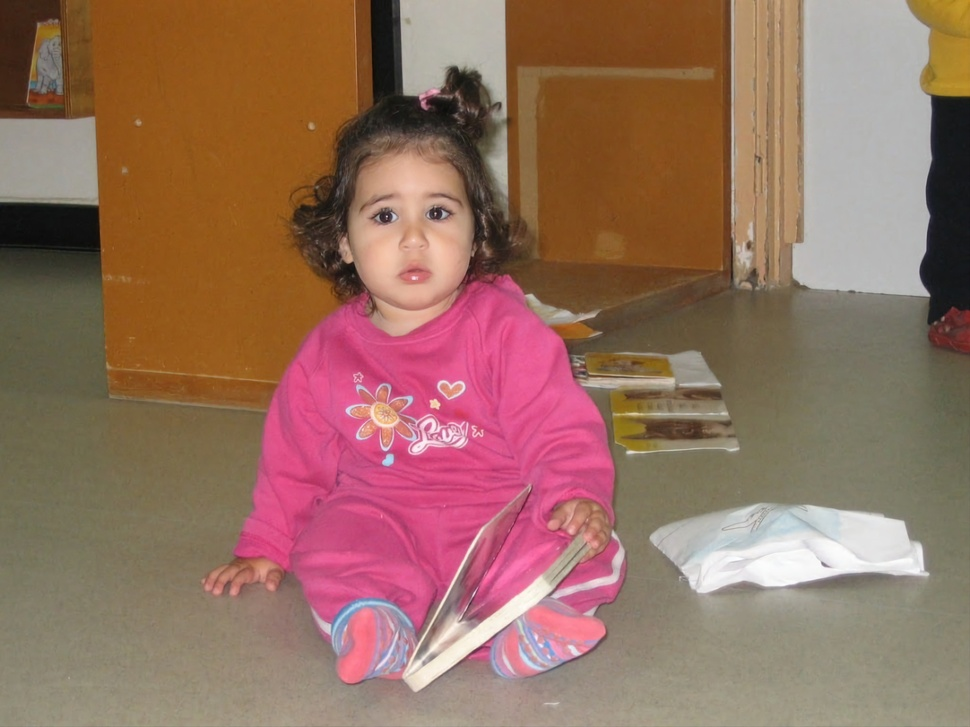
#> input picture baby_me.JPG, 970 x 727 px, shrunk from 4096 x 3072 before the run
$ python main.py
#> lines starting #> are read from the running program, lines starting #| are printed output that depends on the picture; after the words box and inside, x2 and y2 are one past the last pixel; in counts of white or black regions, pixels touching at a corner belong together
### image_utils2.py
from PIL import Image
import numpy as np
from scipy.signal import convolve2d

def load_image(file_path):
#> called with file_path = 'baby_me.JPG'
    image = Image.open(file_path)
#> image is the input picture: PIL image 970x727 RGB; mean R, G, B 148.9, 111.5, 95.1
    np_image = np.asarray(image)
    return np_image

from scipy.signal import convolve2d
def edge_detection(image_array):
    gray_image = np.mean(image_array, axis=2)
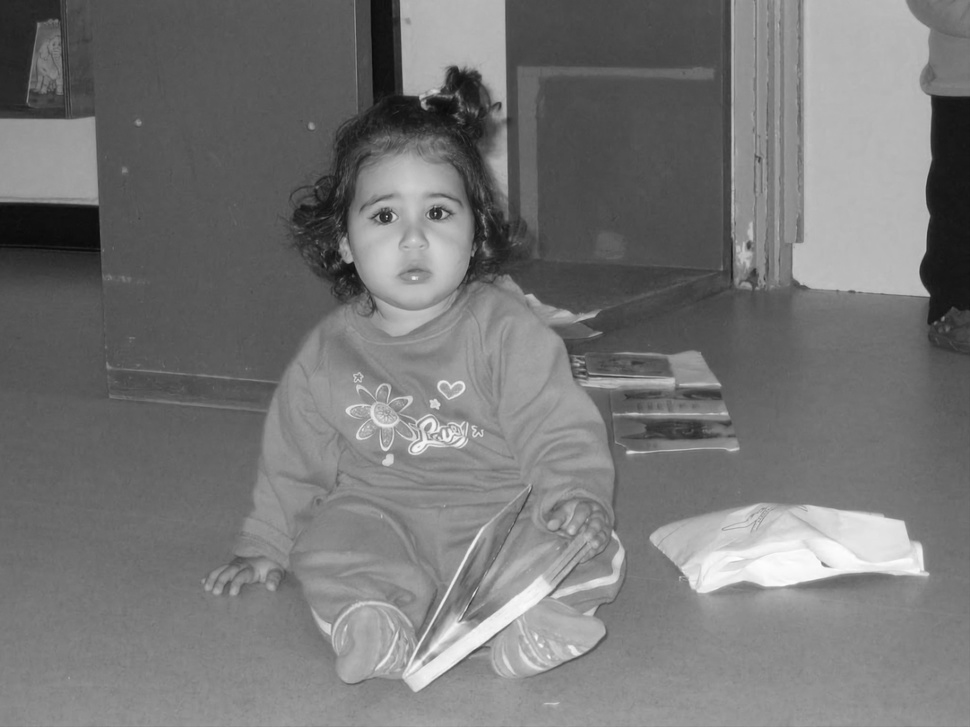
#> gray_image: shape (727, 970) float64; min 9.33, max 254.7, mean 118.5
    kernelY = np.array([[1, 2, 1], [0, 0, 0], [-1, -2, -1]])
    kernelX = np.array([[-1, 0, 1], [-2, 0, 2], [-1, 0, 1]])
    edgeX = convolve2d(gray_image, kernelX, mode='same', boundary='fill', fillvalue=0.0)
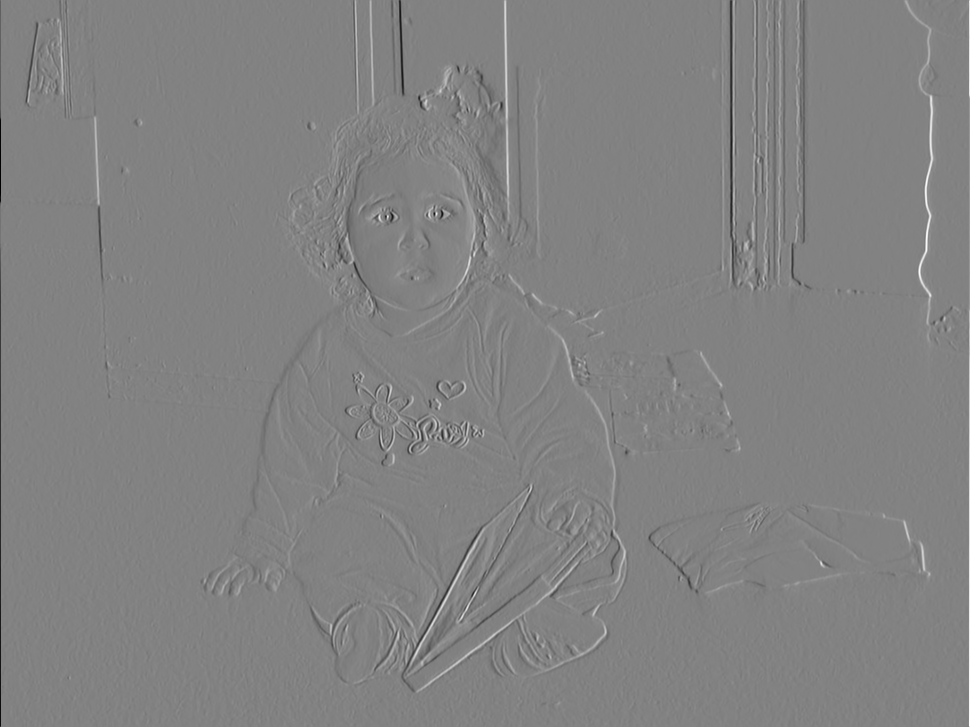
#> edgeX: shape (727, 970) float64; min -613.7, max 588, mean 0; drawn with min black and max white
    edgeY = convolve2d(gray_image, kernelY, mode='same', boundary='fill', fillvalue=0.0)
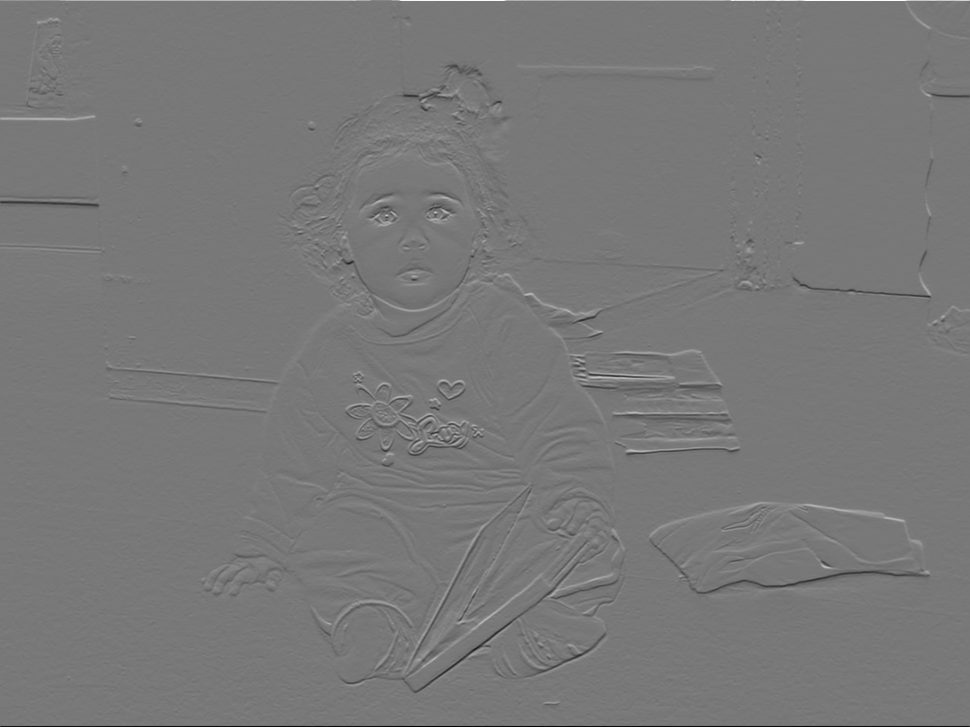
#> edgeY: shape (727, 970) float64; min -672, max 750.3, mean 0.2; drawn with min black and max white
    edgeMAG = np.sqrt(edgeX**2 + edgeY**2)
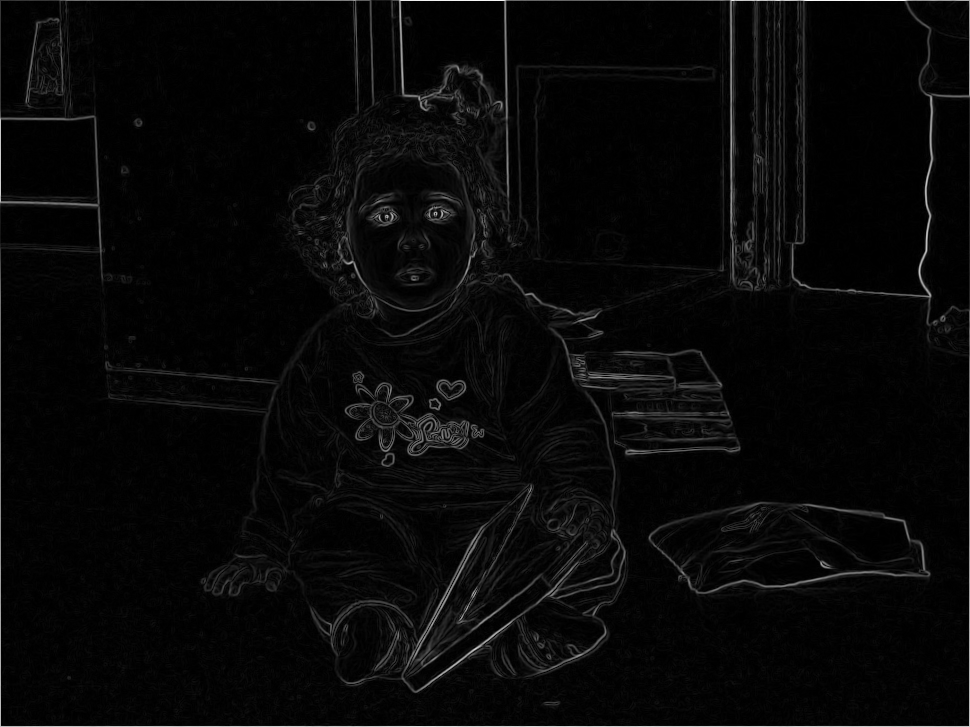
#> edgeMAG: shape (727, 970) float64; min 0, max 750.3, mean 24.9; drawn with min black and max white
    return edgeMAG

### main.py
from image_utils2 import load_image, edge_detection
from skimage.filters import median
from skimage.morphology import disk

shahar_img = load_image("baby_me.JPG")
shahar_edge = edge_detection(shahar_img)
shahar_clean = median(shahar_edge, disk(3))
threshold = 100  # adjust if edges look too few or too many
edge_binary = shahar_clean > threshold
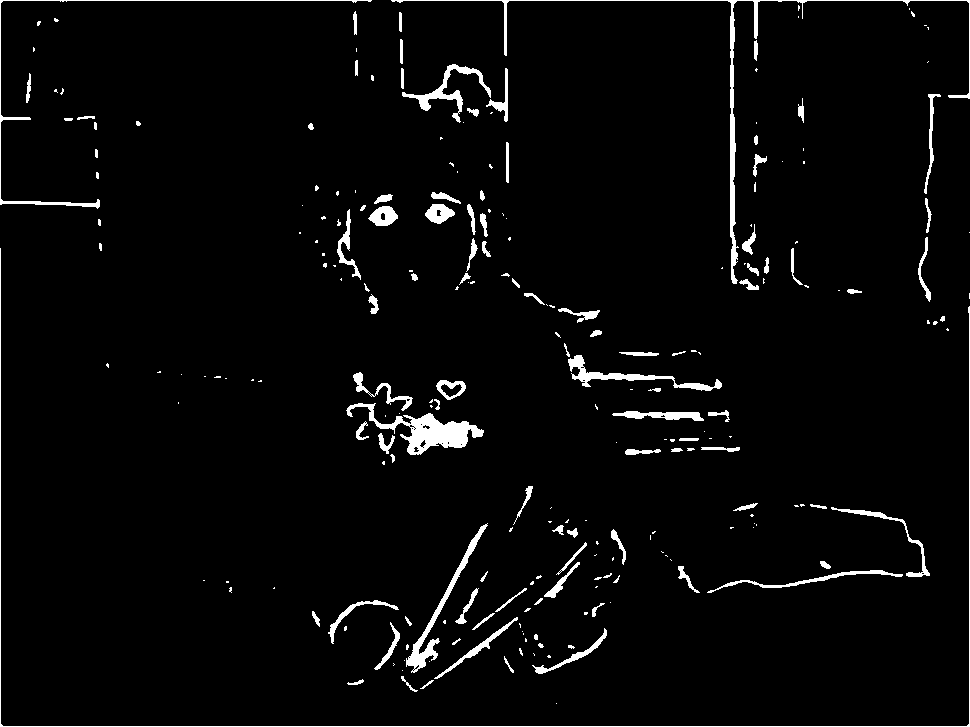
#> edge_binary: shape (727, 970) bool; 3.3% white; 241 white regions (136 under 20 px), largest, box (x1, y1, x2, y2) and area: (391, 0, 970, 284) 2365, (346, 403, 484, 455) 2204, (0, 248, 970, 727) 1880
#> (the run stopped early here; a loop or call above may not have finished)
